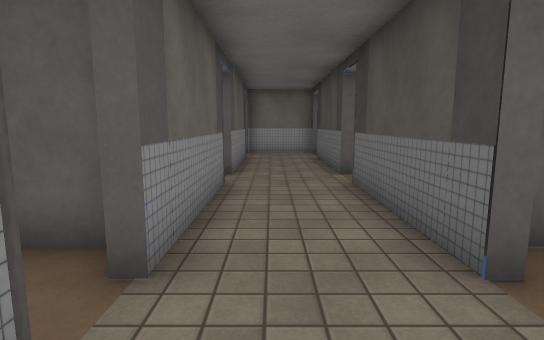
view 1 (above)

21 first-person views from a walk through a scene from a Unity 3-D project. The camera is 1.3 m above the floor, tilts 8° down and sees 80° across. Doors are open. The floor is counted in squares, 1 m on a side. Each view is taken from the middle of a square. On the plan, view 1 faces up. The plan holds only what a view shows up to about 14 squares ahead; the rest is blank. The place goes on beyond the plan. The player character is not drawn. Some surface patterns are stand-ins.

view 2
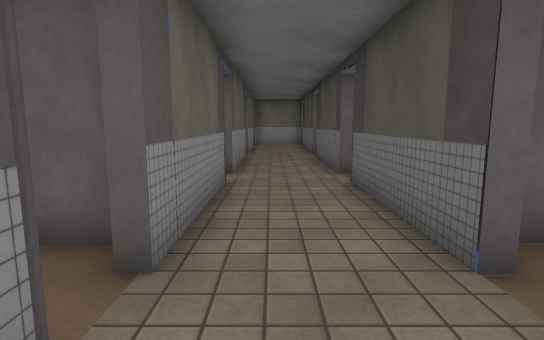

view 3
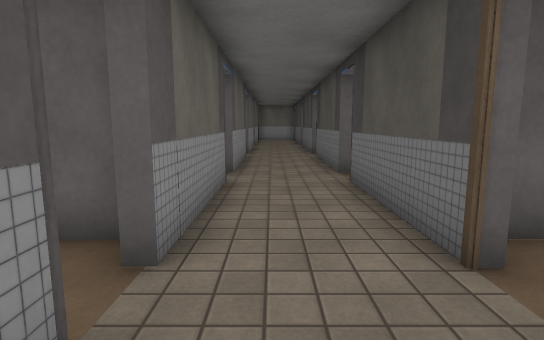

view 4
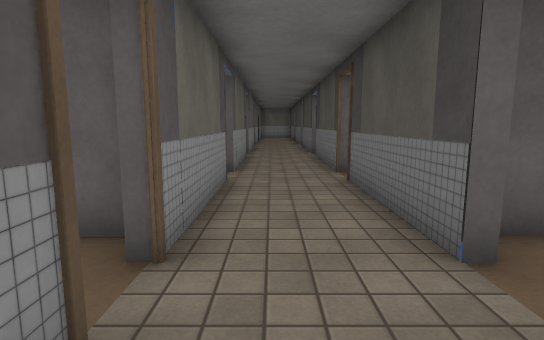

view 5
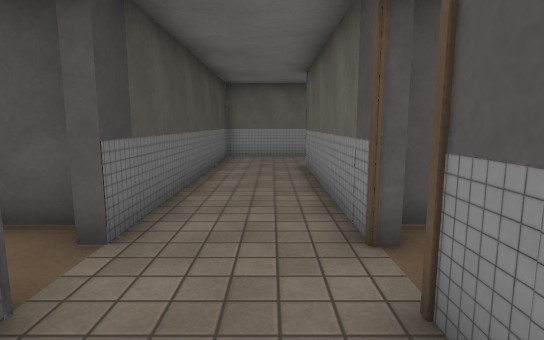

view 6
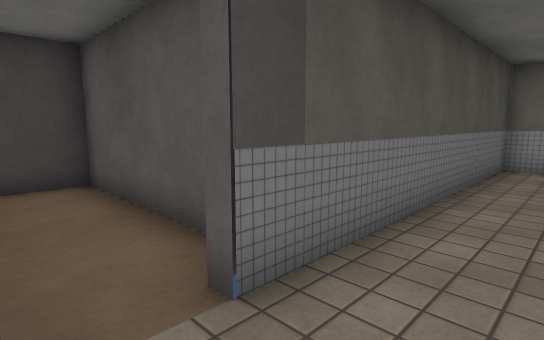

view 7
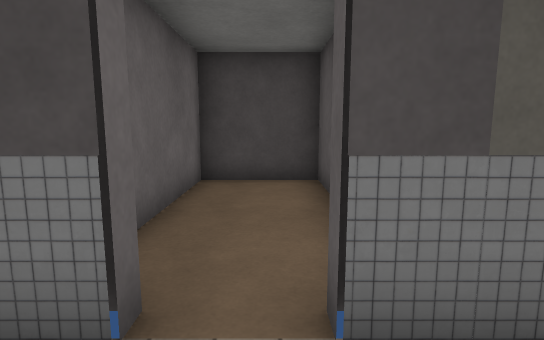

view 8
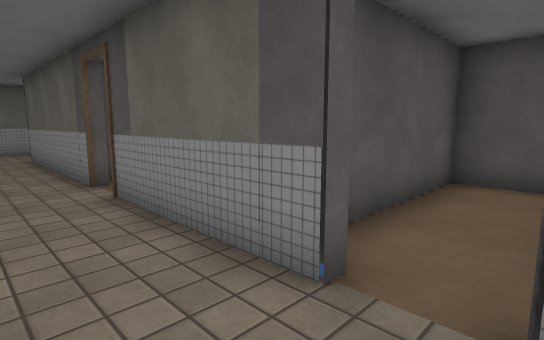

view 9
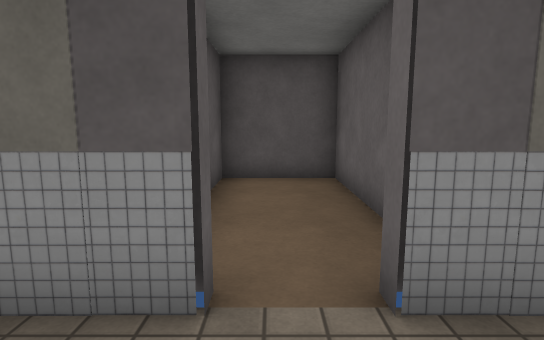

view 10
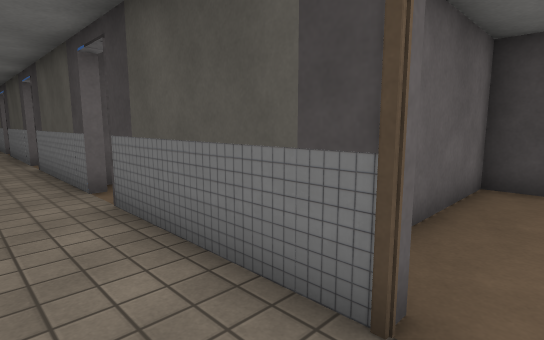

view 11
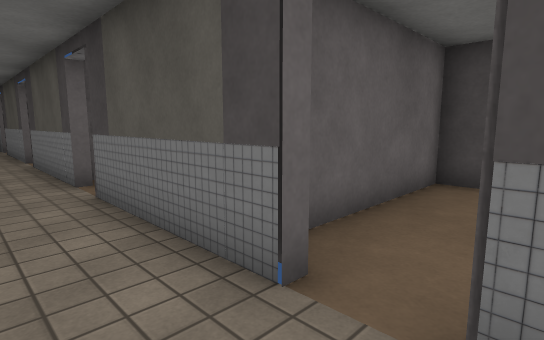

view 12
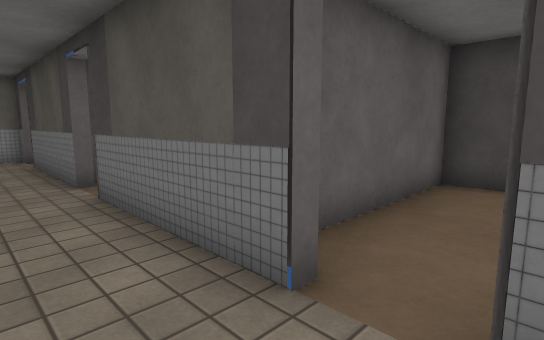

view 13
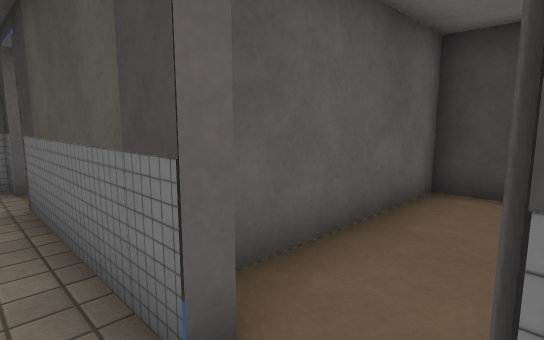

view 14
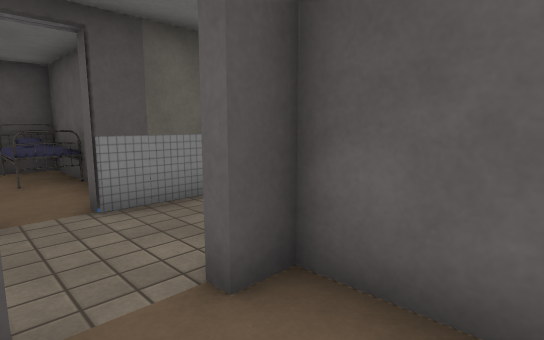

view 15
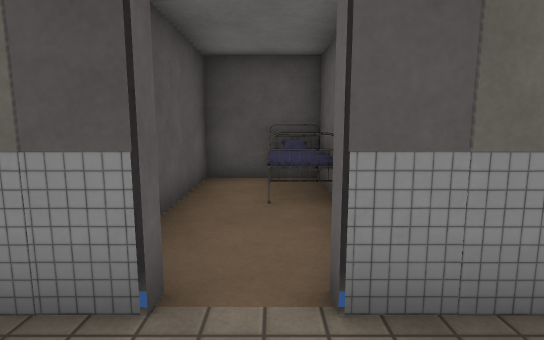

view 16
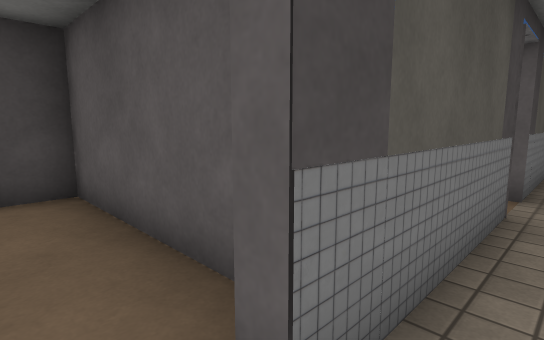

view 17
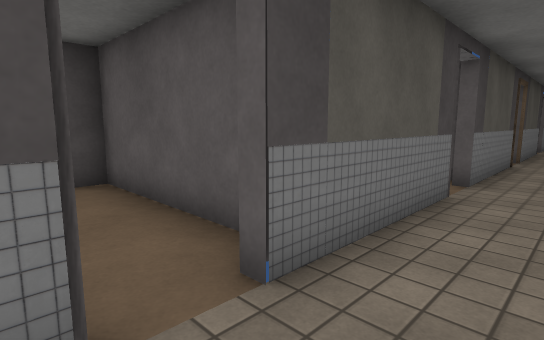

view 18
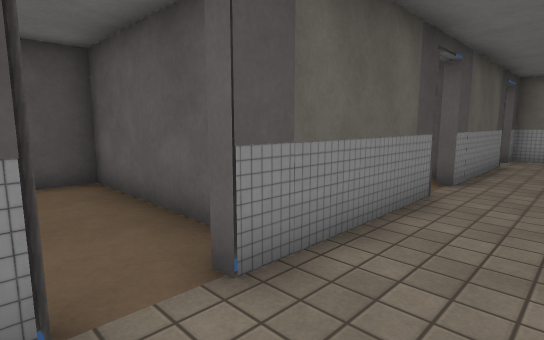

view 19
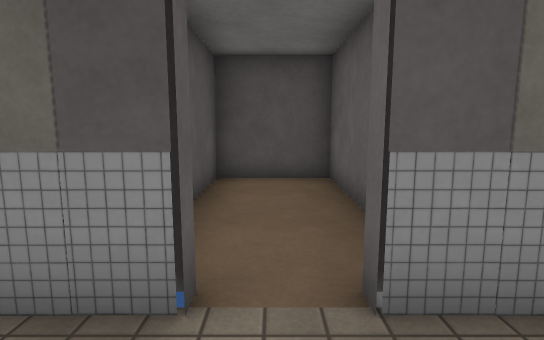

view 20
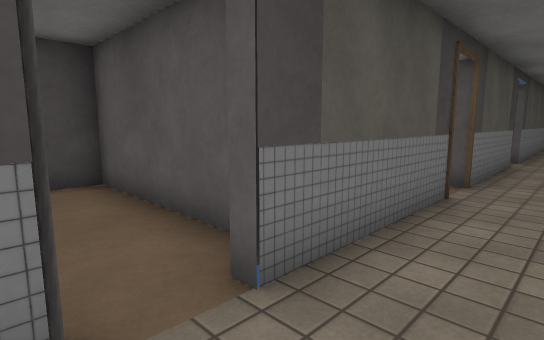

view 21
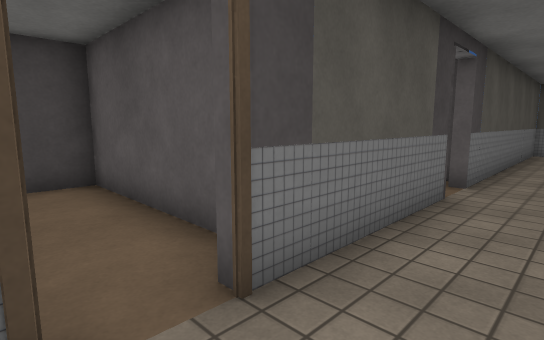

### Floor plan
Ten units are one square. View 1 is at (0, 0); x grows to the right and y downward. Boxes are objects, and circles mark ways between rooms. Rooms are numbered by the first view taken in them; rooms with no view inside come last. Other rooms are left out.
<svg viewBox="-124 -130 205 350">
<path fill="none" stroke="#000" d="M-11 24 -11 33M-11 46 -11 92M-11 -14 -11 -5M-10 -13 -15 -13M18 33 18 -13M-11 105 -11 151M-11 -71 -11 -26M18 -26 18 -71M18 92 18 46M18 -84 18 -125M-11 164 -11 215M-11 -125 -11 -84M18 151 18 105M21 171 21 164M18 215 18 164M-111 -5 -119 -5M30 -64 76 -64 76 -92 21 -92 21 -84M-40 -92 -45 -92M-69 -92 -69 -64 -35 -64M29 -6 76 -6 76 -33 22 -33M22 53 76 53 76 26 24 26M-16 84 -69 84 -69 112 -26 112M22 112 76 112 76 84 26 84M22 171 76 171 76 143 26 143M-18 26 -69 26 -69 53 -44 53"/>
<rect x="-65" y="-95" width="30" height="20" fill="#bbb"><title>other object</title></rect>
<circle cx="20" cy="-75" r="3" fill="#2a7"/>
<circle cx="-10" cy="-75" r="3" fill="#2a7"/>
<circle cx="20" cy="-20" r="3" fill="#2a7"/>
<circle cx="20" cy="40" r="3" fill="#2a7"/>
<circle cx="-10" cy="95" r="3" fill="#2a7"/>
<circle cx="20" cy="100" r="3" fill="#2a7"/>
<circle cx="20" cy="155" r="3" fill="#2a7"/>
<circle cx="-10" cy="40" r="3" fill="#2a7"/>
<text x="-110" y="20">1</text>
<text x="50" y="-80">2</text>
<text x="-40" y="-80">3</text>
<text x="50" y="-20">4</text>
<text x="50" y="30">5</text>
<text x="-40" y="90">6</text>
<text x="50" y="90">7</text>
<text x="50" y="150">8</text>
<text x="-40" y="40">9</text>
</svg>
Room 1 opens to room 2. Room 1 opens to room 3. Room 1 opens to room 4. Room 1 opens to room 5. Room 1 opens to room 6. Room 1 opens to room 7. Room 1 opens to room 8. Room 1 opens to room 9.

Where each view was taken, in squares from view 1:
view 1: 0 up, 0 right, facing up
view 2: 6 down, 0 right, facing up
view 3: 12 down, 0 right, facing up
view 4: 18 down, 0 right, facing up
view 5: 13 down, 0 right, facing down
view 6: 15 down, 0 right, facing down-right
view 7: 16 down, 0 right, facing right
view 8: 9 down, 1 right, facing down-left
view 9: 10 down, 1 right, facing left
view 10: 10 down, 0 right, facing up-right
view 11: 5 down, 0 right, facing up-right
view 12: 1 up, 0 right, facing up-right
view 13: 7 up, 1 right, facing up-right
view 14: 7 up, 4 right, facing up-left
view 15: 8 up, 1 right, facing left
view 16: 8 up, 1 right, facing down-right
view 17: 3 up, 0 right, facing down-right
view 18: 1 up, 1 right, facing up-left
view 19: 4 down, 1 right, facing left
view 20: 3 down, 0 right, facing down-right
view 21: 9 down, 0 right, facing down-right
